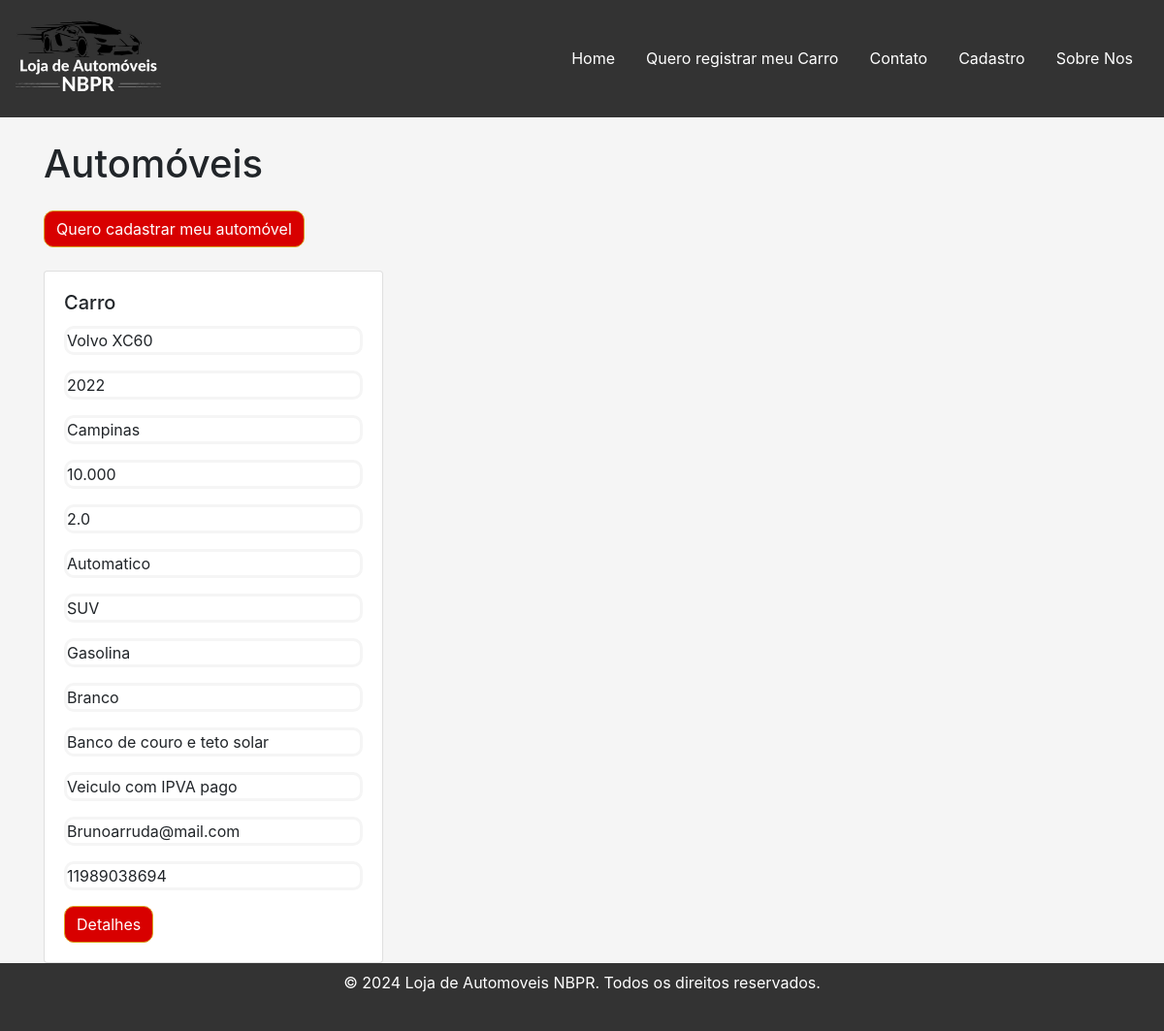
The page / on the database its author committed.
### tables this page shows
CREATE TABLE `info_carros` (
  `id` int(11) NOT NULL,
  `imagem_carro` varchar(50) DEFAULT NULL,
  `modelo_carro` varchar(30) DEFAULT NULL,
  `ano` varchar(10) DEFAULT NULL,
  `cidade` varchar(50) DEFAULT NULL,
  `kilometragem` varchar(20) DEFAULT NULL,
  `motorizacao` varchar(10) DEFAULT NULL,
  `cambio` varchar(20) DEFAULT NULL,
  `carroceria` varchar(30) DEFAULT NULL,
  `combustivel` varchar(20) DEFAULT NULL,
  `cor` varchar(20) DEFAULT NULL,
  `descricao_opcionais` varchar(200) DEFAULT NULL,
  `informacao` varchar(200) DEFAULT NULL,
  `email` varchar(30) DEFAULT NULL,
  `telefone` varchar(20) DEFAULT NULL
);

### config/Database.php (called while the page is built)
<?php
class Database {
    private static $instance = null;
    public static function getInstance() {
        if(self::$instance === null) {
            $host = 'localhost';
            $dbname = 'loja_nbpr';
            $username = 'root';
            $password = '';
            self::$instance = new PDO("mysql:host=$host;dbname=$dbname", $username , $password);
            self::$instance->setAttribute(PDO::ATTR_ERRMODE, PDO::ERRMODE_EXCEPTION);
        }
        return self::$instance;
    }
}
?>

### dao/cadastroCarroDAO.php (called while the page is built, shortened)
<?php
include_once 'config/Database.php';
include_once 'entity/cadastroCarros.php';
class CarrosDAO {
    private $db;
    public function __construct()
    {
        $this->db = Database::getInstance();
    }
    public function getAll(){
        try{
            $sql = "SELECT * FROM info_carros";
            $stmt = $this->db->prepare($sql);
            $stmt->execute();
            $carro = $stmt->fetchAll(PDO::FETCH_ASSOC);
            return array_map(function($carro){
                return new Carros($carro['id'],
                $carro['imagem_carro'],
                $carro['modelo_carro'],
                $carro['ano'],
                $carro['cidade'],
                $carro['kilometragem'],
                $carro['motorizacao'],
                $carro['cambio'],
                $carro['carroceria'],
                $carro['combustivel'],
                $carro['cor'],
                $carro['descricao_opcionais'],
                $carro['informacao'],
                $carro['email'],
                $carro['telefone']);
            }, $carro);
        }catch (PDOException $e){
            return [];
        }
    }
}
?>

### entity/cadastroCarros.php (called while the page is built, shortened)
<?php
class Carros
{
    private $id;
    private $imagem_carro;
    private $modelo_carro;
    private $ano;
    private $cidade;
    private $kilometragem;
    private $motorizacao;
    private $cambio;
    private $carroceria;
    private $combustivel;
    private $cor;
    private $descricao_opcionais;
    private $informacao;
    private $email;
    private $telefone;
    public function __construct($id, $imagem_carro, $modelo_carro, $ano, $cidade, $kilometragem,
                                $motorizacao, $cambio, $carroceria, $combustivel, $cor, $descricao_opcionais,
                                $informacao, $email, $telefone)
    {
        $this->id = $id;
        $this->imagem_carro = $imagem_carro;
        $this->modelo_carro = $modelo_carro;
        $this->ano = $ano;
        $this->cidade = $cidade;
        $this->kilometragem = $kilometragem;
        $this->motorizacao = $motorizacao;
        $this->cambio = $cambio;
        $this->carroceria = $carroceria;
        $this->combustivel = $combustivel;
        $this->cor = $cor;
        $this->descricao_opcionais = $descricao_opcionais;
        $this->informacao = $informacao;
        $this->email = $email;
        $this->telefone = $telefone;
    }
    public function getId() { return $this->id; }
    public function getImagem() { return $this->imagem_carro; }
    public function getModelo() { return $this->modelo_carro; }
    public function getAno() { return $this->ano; }
    public function getCidade() { return $this->cidade; }
    public function getKilometragem() { return $this->kilometragem; }
    public function getMotorizacao() { return $this->motorizacao; }
    public function getCambio() { return $this->cambio; }
    public function getCarroceria() { return $this->carroceria; }
    public function getCombustivel() { return $this->combustivel; }
    public function getCor() { return $this->cor; }
    public function getDescricao() { return $this->descricao_opcionais; }
    public function getInformacao() { return $this->informacao; }
    public function getEmail() { return $this->email; }
    public function getTelefone() { return $this->telefone; }
}

### index.php (the view, shortened to what this page needs)
<?php
include_once 'config/Database.php';
include_once 'entity/cadastroCarros.php';
include_once 'dao/cadastroCarroDAO.php';
include_once 'header.php';
$carrosDAO = new CarrosDAO();
$carros = $carrosDAO->getAll();
?>
    <div class="container">
        <h1 class="my-4">Automóveis</h1>
        <a href="registroCarro.php" id="btn" class="btn btn-primary mb-4">Quero cadastrar meu automóvel</a>
        <div class="row row-cols-1 row-cols-md-3 g-4">
            <?php foreach ($carros as $carro) : ?>
                <div class="col">
                    <div class="card">
                        <div class="card-body">
                            <h5 class="card-title"><?php echo htmlspecialchars($carro->getImagem(), ENT_QUOTES, 'UTF-8'); ?></h5>
                            <p class="card-text"><?php echo htmlspecialchars($carro->getModelo(), ENT_QUOTES, 'UTF-8'); ?></p>
                            <p class="card-text"><?php echo htmlspecialchars($carro->getAno(), ENT_QUOTES, 'UTF-8'); ?></p>
                            <p class="card-text"><?php echo htmlspecialchars($carro->getCidade(), ENT_QUOTES, 'UTF-8'); ?></p>
                            <p class="card-text"><?php echo htmlspecialchars($carro->getKilometragem(), ENT_QUOTES, 'UTF-8'); ?></p>
                            <p class="card-text"><?php echo htmlspecialchars($carro->getMotorizacao(), ENT_QUOTES, 'UTF-8'); ?></p>
                            <p class="card-text"><?php echo htmlspecialchars($carro->getCambio(), ENT_QUOTES, 'UTF-8'); ?></p>
                            <p class="card-text"><?php echo htmlspecialchars($carro->getCarroceria(), ENT_QUOTES, 'UTF-8'); ?></p>
                            <p class="card-text"><?php echo htmlspecialchars($carro->getCombustivel(), ENT_QUOTES, 'UTF-8'); ?></p>
                            <p class="card-text"><?php echo htmlspecialchars($carro->getCor(), ENT_QUOTES, 'UTF-8'); ?></p>
                            <p class="card-text"><?php echo htmlspecialchars($carro->getDescricao(), ENT_QUOTES, 'UTF-8'); ?></p>
                            <p class="card-text"><?php echo htmlspecialchars($carro->getInformacao(), ENT_QUOTES, 'UTF-8'); ?></p>
                            <p class="card-text"><?php echo htmlspecialchars($carro->getEmail(), ENT_QUOTES, 'UTF-8'); ?></p>
                            <p class="card-text"><?php echo htmlspecialchars($carro->getTelefone(), ENT_QUOTES, 'UTF-8'); ?></p>
                            <a href="detalhesCarros.php?id=<?php echo $carro->getId(); ?>" class="btn btn-primary">Detalhes</a>
                        </div>
                    </div>
                </div>
            <?php endforeach; ?>
        </div>
    </div>
</body>
</html>
<?php
include_once 'footer.php';
?>

### header.php (shortened to what this page needs)
<!DOCTYPE html>
<html>
<head>
  <link rel="stylesheet" href="https://stackpath.bootstrapcdn.com/bootstrap/4.5.2/css/bootstrap.min.css">
</head>
<body>
  <div class="navbar">
    <a href="index.php">
      <img src="imagem/LogoOficial.png" width="150px" id="imglogo">
    </a>
    <ul>
      <li><a class="active" href="index.php">Home</a></li>
      <li><a href="registroCarro.php">Quero registrar meu Carro</a></li>
      <li><a href="contato.php">Contato</a></li>
      <li><a href="cadastro.php">Cadastro</a></li>
      <li><a href="sobre.php">Sobre Nos</a></li>
    </ul>
  </div>
</body>
</html>

### footer.php (shortened to what this page needs)
<footer class="text-center">
      <p>&copy; 2024 Loja de Automoveis NBPR. Todos os direitos reservados.</p>
  </footer>

### header.php (style rules this page uses)
body, html { margin: 0; padding: 0; width: 100%; }
.navbar { width: 100%; background-color: #333; }
.navbar ul { list-style-type: none; margin: 0; padding: 0; overflow: hidden; }
.navbar li { float: left; }
.navbar li a { display: block; color: white; text-align: center; padding: 14px 16px; text-decoration: none; }
.container { min-height: 100vh; }
footer { background-color: #333; color: white; padding: 8px 0; width: 100%; height: 70px; position: relative; bottom: 0; text-align: center; }

### index.php (style rules this page uses)
body { background-color: whitesmoke; }
.btn { background-color: #d80000; border-radius: 10px; border-color: goldenrod; }
.card-text { border: 3px solid black; border-radius: 10px; border-color: whitesmoke; }
.col { border-color: (221, 220, 220); }

### rows shown on the page
info_carros: imagem_carro "Carro", modelo_carro "Volvo XC60", ano "2022", cidade "Campinas", kilometragem "10.000", motorizacao "2.0", cambio "Automatico", carroceria "SUV", combustivel "Gasolina", cor "Branco", descricao_opcionais "Banco de couro e teto solar", informacao "Veiculo com IPVA pago", email "Brunoarruda@mail.com", telefone "11989038694"
